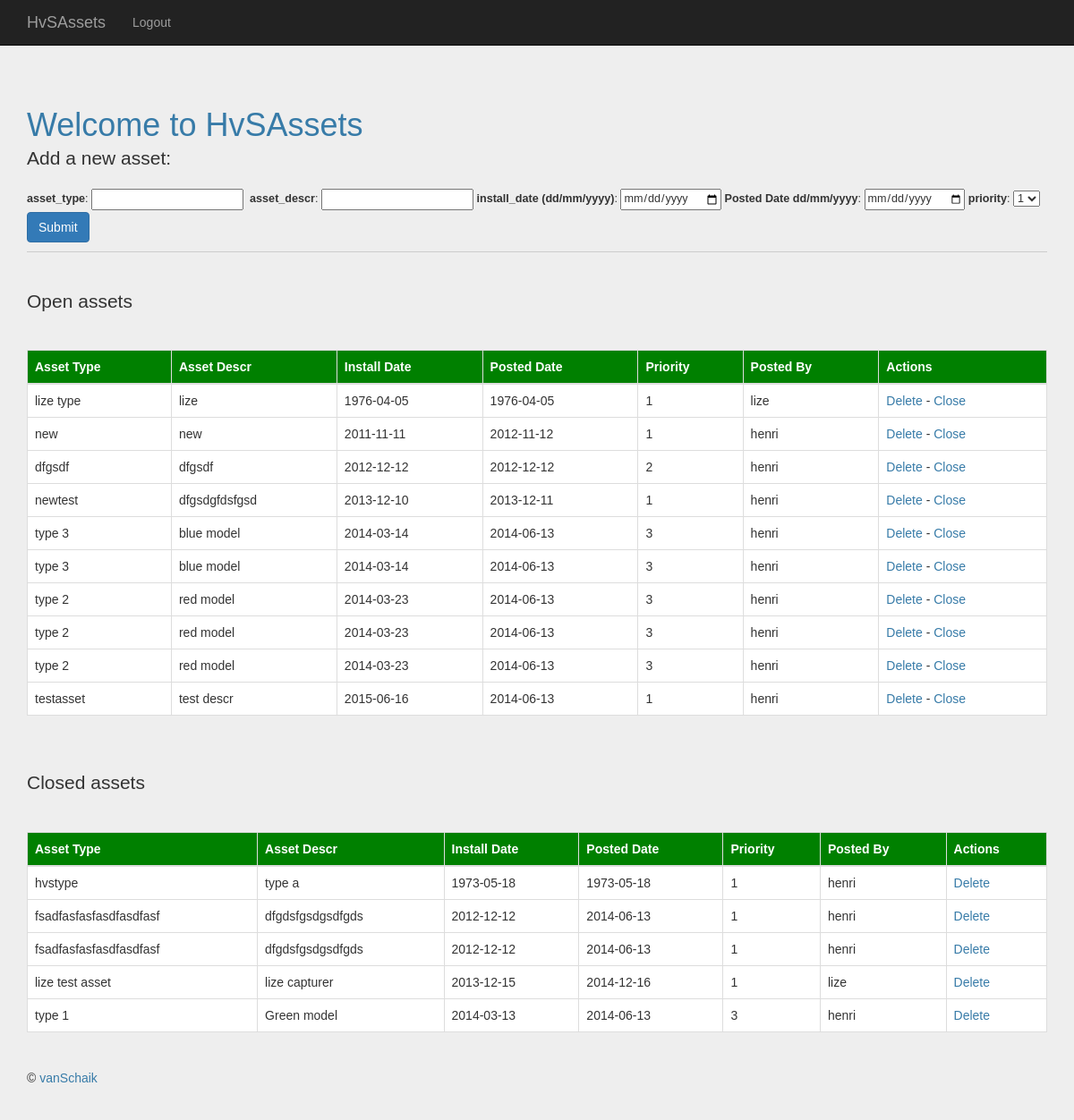
Page /assets/ (signed in) on the committed database.
### models.py (models this page shows, shortened)
class HvSAssets(db.Model):
    __tablename__="HvSAssets"
    asset_id=db.Column(db.Integer, primary_key=True)
    asset_type=db.Column(db.String, nullable=False)
    asset_descr=db.Column(db.String, nullable=False)
    install_date=db.Column(db.Date, nullable=False)
    priority=db.Column(db.Integer, nullable=False)
    posted_date=db.Column(db.Date, nullable=False)
    status=db.Column(db.Integer)
    user_id=db.Column(db.Integer, db.ForeignKey('users.id'))

class User(db.Model):
    __tablename__="users"
    id=db.Column(db.Integer, primary_key=True)
    name=db.Column(db.String, unique=True, nullable=False)
    email=db.Column(db.String, unique=True, nullable=False)
    password=db.Column(db.String, nullable=False)
    assets=db.relationship('HvSAssets', backref=('poster'))

### views.py (the view)
@app.route ('/assets/')
@login_required
def assets():
    open_assets = db.session.query(HvSAssets).filter_by(status="1").order_by(HvSAssets.install_date.asc())
    closed_assets = db.session.query(HvSAssets).filter_by(status="0").order_by(HvSAssets.install_date.asc())
    return render_template('assets.html', form=AddAsset(request.form), open_assets=open_assets, closed_assets=closed_assets)

### forms.py
class AddAsset(Form):
    asset_id=IntegerField('Priority')
    asset_type=TextField('asset_type', validators=[DataRequired()])
    asset_descr=TextField('asset_descr', validators=[DataRequired()])
    install_date=DateField('install_date (dd/mm/yyyy)', validators=[DataRequired()], format='%d/%m/%Y')
    priority=SelectField('priority',validators=[DataRequired()], choices=[('1','1'),('2','2'),('3','3')])
    status=IntegerField('status')
    posted_date=DateField('Posted Date dd/mm/yyyy', validators=[DataRequired()], format='%d/%m/%Y')

### views.py (called while the page is built)
def login_required(test):
    @wraps(test)
    def wrap (*args, **kwargs):
        if 'logged_in' in session:
            return test(*args, **kwargs)
        else:
            flash("you need to lgin first")
            return redirect (url_for('login'))
    return wrap

### Templates/Assets.html (shortened to what this page needs)
{% extends "template.html" %}
{% block content %}
<h1>Welcome to HvSAssets</h1>
<div class="add-task">
<div class="lead">Add a new asset:</div>
<form action="{{ url_for('new_asset') }}" method="post" role="form">
<p>
{{ form.asset_type.label }}: {{ form.asset_type }}&nbsp; {{ form.asset_descr.label }}: {{ form.asset_descr }}&nbsp;{{ form.install_date.label}}: {{ form.install_date }}&nbsp;{{ form.posted_date.label }}: {{
form.posted_date }}&nbsp;{{ form.priority.label }}: {{ form.priority}}&nbsp;
<button class="btn btn-md btn-primary"type="submit">Submit</button></p>
</form>
</div>
<div class="entries">
<br>
<br>
<div class="lead">Open assets</div>
<br>
<table class="table table-bordered">
<thead>
<tr>
<th>Asset Type</th>
<th>Asset Descr</th>
<th>Install Date</th>
<th>Posted Date</th>
<th>Priority</th>
<th>Posted By</th>
<th>Actions</th>
</tr>
</thead>
<tbody>
{% for o in open_assets %}
<tr>
<td>{{ o.asset_type }}</td>
<td>{{ o.asset_descr }}</td>
<td>{{ o.install_date }}</td>
<td>{{ o.posted_date }}</td>
<td>{{ o.priority }}</td>
<td>{{ o.poster.name }}</td>
<td>
<a href="{{ url_for('delete_asset', asset_id = o.asset_id)}}">Delete</a> -
<a href="{{ url_for('complete', asset_id = o.asset_id) }}">Close</a>
</td>
</tr>
{% endfor %}
</tbody>
</table>
</div>
<br>
<br>
<div class="entries">
<div class="lead">Closed assets</div>
<br>
<table class="table table-bordered">
<thead>
<tr>
<th>Asset Type</th>
<th>Asset Descr</th>
<th>Install Date</th>
<th>Posted Date</th>
<th>Priority</th>
<th>Posted By</th>
<th>Actions</th>
</tr>
</thead>
<tbody>
{% for c in closed_assets %}
<tr>
<td>{{ c.asset_type }}</td>
<td>{{ c.asset_descr }}</td>
<td>{{ c.install_date }}</td>
<td>{{ c.posted_date }}</td>
<td>{{ c.priority }}</td>
<td>{{ c.poster.name }}</td>
<td>
<a href="{{ url_for('delete_asset', asset_id = c.asset_id)}}">Delete</a>
</td>
</tr>
{% endfor %}
</table>
</div>
{% endblock %}

### Templates/Template.html (shortened to what this page needs)
<!DOCTYPE html>
<html lang="en">
    <head>
        <link href="http://netdna.bootstrapcdn.com/bootstrap/3.1.0/css/bootstrap.min.css" rel="stylesheet">
        <link rel="stylesheet" href="{{ url_for('static', filename='css/styles.css')}}">
    </head>
<body>
<div class="navbar navbar-inverse navbar-fixed-top" role="navigation">
<div class="container">
<div class="navbar-header">
<a class="navbar-brand" href="/">HvSAssets</a>
</div>
<div class="collapse navbar-collapse">
<ul class="nav navbar-nav">
{% if not session.logged_in %}
<li><a href="/register">Signup</a></li>
{% else %}
<li><a href="/logout">Logout</a></li>
{% endif %}
</ul>
</div>
</div>
</div>
<br>
<br>
<br>
    <div class="container">
        <div class="content">
            {% block content %}
            {% endblock %}
        </div>
        <div class="footer">
            <hr>
            <p>&copy; <a href="http://www.vanschaik.co.za">vanSchaik</a></p>
        </div>
    </div>
    </body>
</html>

### Static/css/styles.css (style rules this page uses)
body { padding: 60px 0px; font-family: sans-serif; background: #eee; }
a, h1, h2 { color: #377BA8; }
h1, h2 { font-family: sans-serif; margin: 0; }
h1 { border-bottom: 2px solid #eee; }
.entries { list-style: none; margin: 0; padding: 0; }
.add-task { font-size: 0.9em; border-bottom: 1px solid #ccc; }
.table { background-color: white; }
thead { background-color: green; color: white; }

### rows in the picture
HvSAssets: asset_type "lize type", asset_descr "lize", install_date "1976-04-05", posted_date "1976-04-05", priority "1", poster.name "lize"
HvSAssets: asset_type "new", asset_descr "new", install_date "2011-11-11", posted_date "2012-11-12", priority "1", poster.name "henri"
HvSAssets: asset_type "dfgsdf", asset_descr "dfgsdf", install_date "2012-12-12", posted_date "2012-12-12", priority "2", poster.name "henri"
HvSAssets: asset_type "newtest", asset_descr "dfgsdgfdsfgsd", install_date "2013-12-10", posted_date "2013-12-11", priority "1", poster.name "henri"
HvSAssets: asset_type "type 3", asset_descr "blue model", install_date "2014-03-14", posted_date "2014-06-13", priority "3", poster.name "henri"
HvSAssets: asset_type "type 3", asset_descr "blue model", install_date "2014-03-14", posted_date "2014-06-13", priority "3", poster.name "henri"
HvSAssets: asset_type "type 2", asset_descr "red model", install_date "2014-03-23", posted_date "2014-06-13", priority "3", poster.name "henri"
HvSAssets: asset_type "type 2", asset_descr "red model", install_date "2014-03-23", posted_date "2014-06-13", priority "3", poster.name "henri"
HvSAssets: asset_type "type 2", asset_descr "red model", install_date "2014-03-23", posted_date "2014-06-13", priority "3", poster.name "henri"
HvSAssets: asset_type "testasset", asset_descr "test descr", install_date "2015-06-16", posted_date "2014-06-13", priority "1", poster.name "henri"
HvSAssets: asset_type "hvstype", asset_descr "type a", install_date "1973-05-18", posted_date "1973-05-18", priority "1", poster.name "henri"
HvSAssets: asset_type "fsadfasfasfasdfasdfasf", asset_descr "dfgdsfgsdgsdfgds", install_date "2012-12-12", posted_date "2014-06-13", priority "1", poster.name "henri"
HvSAssets: asset_type "fsadfasfasfasdfasdfasf", asset_descr "dfgdsfgsdgsdfgds", install_date "2012-12-12", posted_date "2014-06-13", priority "1", poster.name "henri"
HvSAssets: asset_type "lize test asset", asset_descr "lize capturer", install_date "2013-12-15", posted_date "2014-12-16", priority "1", poster.name "lize"
HvSAssets: asset_type "type 1", asset_descr "Green model", install_date "2014-03-13", posted_date "2014-06-13", priority "3", poster.name "henri"
